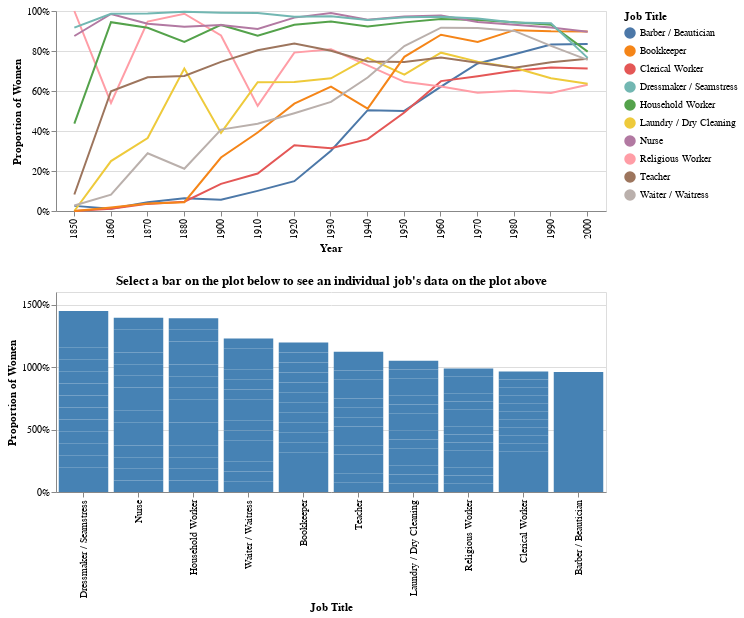

Notebook cell for this chart:
### Code cell
import pandas as pd
import altair as alt
# READ IN SOURCE CODE HERE

# EX: pd.read_csv('data/top_10_female_jobs.csv')

#source = pd.read_csv('../data/top_10_female_jobs.csv')

pts = alt.selection(type="interval", encodings=['x'])

lin = alt.Chart(source).mark_line().encode(
    alt.X('year:O', title='Year'),
    alt.Y('female_prop:Q',
          title="Proportion of Women",
          axis=alt.Axis(format='%'), 
          scale=alt.Scale(domain=[0,1])),
    alt.Color('job:N', title= "Job Title")
    
).transform_filter(
    pts
).properties(
    width=550,
    height=200
)

label = alt.selection_single(
    encodings=['x'], # limit selection to x-axis value
    on='mouseover',  # select on mouseover events
    nearest=True,    # select data point nearest the cursor
    empty='none'     # empty selection includes no data points
)

lin_w_interaction = alt.layer(
    lin, # base line chart
        alt.Chart().mark_rule(color='#aaa').encode(
        x='year:O'
    ).transform_filter(label),
    lin.mark_circle().encode(
        opacity=alt.condition(label, alt.value(1), alt.value(0))
    ).add_selection(label),
    lin.mark_text(align='left', dx=5, dy=-5, stroke='white', strokeWidth=2).encode(
        text=alt.Text('female_prop:Q',format='.2%')
    ).transform_filter(label),
     lin.mark_text(align='left', dx=5, dy=-5).encode(
        text=alt.Text('female_prop:Q',format='.2%')
    ).transform_filter(label),
    data = source
)

bar = alt.Chart(source).mark_bar().encode(
    x=alt.X('job:N',
            title='Job Title',
            sort=alt.EncodingSortField(field="total_prop_female",op="sum",order="descending" )),
    y=alt.Y('total_prop_female:Q',
            title="Proportion of Women",
            axis=alt.Axis(format='%')),
    color=alt.condition(pts, alt.ColorValue("steelblue"), alt.ColorValue("grey"))
).properties(
    width=550,
    height=200,
    title="Select a bar on the plot below to see an individual job's data on the plot above"
).add_selection(pts)

alt.vconcat(
    lin_w_interaction,
    bar
).resolve_legend(
    color="independent",
    size="independent"
)

### Figure 1 — Vega-Lite specification as saved in the notebook (floating-point values rounded to 4 significant figures; data arrays with more than 128 entries replaced by an {"elided": "..."} marker saying what was removed)
{"$schema": "https://vega.github.io/schema/vega-lite/v3.4.0.json", "config": {"mark": {"tooltip": null}, "view": {"height": 300, "width": 400}}, "data": {"name": "data-a7850c23228f1143331abedf649bc6e3"}, "datasets": {"data-a7850c23228f1143331abedf649bc6e3": {"elided": "150 records"}}, "resolve": {"legend": {"color": "independent", "size": "independent"}}, "vconcat": [{"layer": [{"encoding": {"color": {"field": "job", "title": "Job Title", "type": "nominal"}, "x": {"field": "year", "title": "Year", "type": "ordinal"}, "y": {"axis": {"format": "%"}, "field": "female_prop", "scale": {"domain": [0, 1]}, "title": "Proportion of Women", "type": "quantitative"}}, "height": 200, "mark": "line", "transform": [{"filter": {"selection": "selector008"}}], "width": 550}, {"encoding": {"x": {"field": "year", "type": "ordinal"}}, "mark": {"color": "#aaa", "type": "rule"}, "transform": [{"filter": {"selection": "selector009"}}]}, {"encoding": {"color": {"field": "job", "title": "Job Title", "type": "nominal"}, "opacity": {"condition": {"selection": "selector009", "value": 1}, "value": 0}, "x": {"field": "year", "title": "Year", "type": "ordinal"}, "y": {"axis": {"format": "%"}, "field": "female_prop", "scale": {"domain": [0, 1]}, "title": "Proportion of Women", "type": "quantitative"}}, "height": 200, "mark": "circle", "selection": {"selector009": {"empty": "none", "encodings": ["x"], "nearest": true, "on": "mouseover", "type": "single"}}, "transform": [{"filter": {"selection": "selector008"}}], "width": 550}, {"encoding": {"color": {"field": "job", "title": "Job Title", "type": "nominal"}, "text": {"field": "female_prop", "format": ".2%", "type": "quantitative"}, "x": {"field": "year", "title": "Year", "type": "ordinal"}, "y": {"axis": {"format": "%"}, "field": "female_prop", "scale": {"domain": [0, 1]}, "title": "Proportion of Women", "type": "quantitative"}}, "height": 200, "mark": {"align": "left", "dx": 5, "dy": -5, "stroke": "white", "strokeWidth": 2, "type": "text"}, "transform": [{"filter": {"selection": "selector008"}}, {"filter": {"selection": "selector009"}}], "width": 550}, {"encoding": {"color": {"field": "job", "title": "Job Title", "type": "nominal"}, "text": {"field": "female_prop", "format": ".2%", "type": "quantitative"}, "x": {"field": "year", "title": "Year", "type": "ordinal"}, "y": {"axis": {"format": "%"}, "field": "female_prop", "scale": {"domain": [0, 1]}, "title": "Proportion of Women", "type": "quantitative"}}, "height": 200, "mark": {"align": "left", "dx": 5, "dy": -5, "type": "text"}, "transform": [{"filter": {"selection": "selector008"}}, {"filter": {"selection": "selector009"}}], "width": 550}]}, {"encoding": {"color": {"condition": {"selection": "selector008", "value": "steelblue"}, "value": "grey"}, "x": {"field": "job", "sort": {"field": "total_prop_female", "op": "sum", "order": "descending"}, "title": "Job Title", "type": "nominal"}, "y": {"axis": {"format": "%"}, "field": "total_prop_female", "title": "Proportion of Women", "type": "quantitative"}}, "height": 200, "mark": "bar", "selection": {"selector008": {"encodings": ["x"], "type": "interval"}}, "title": "Select a bar on the plot below to see an individual job's data on the plot above", "width": 550}]}
